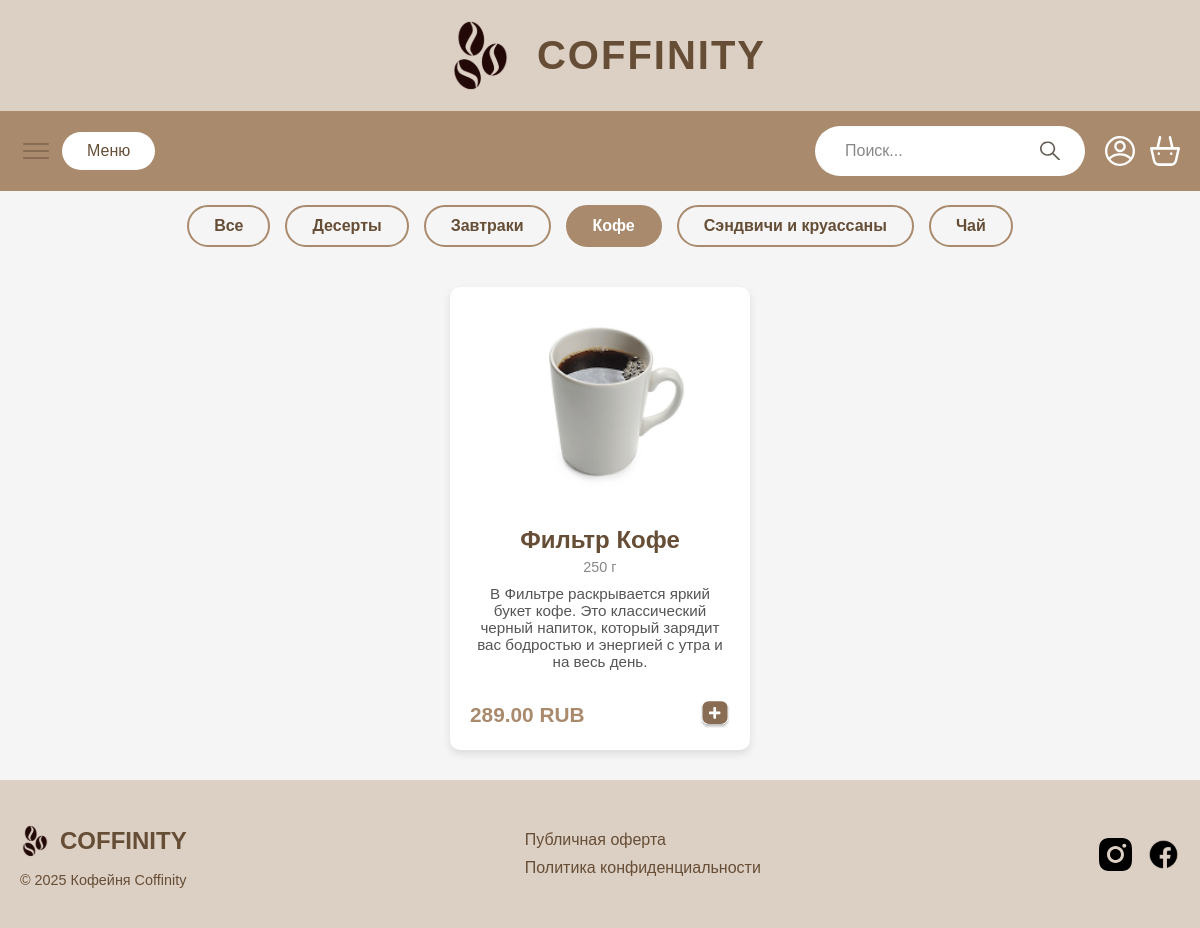
The page /catalog/?category=2 on the database its author committed.
### CoffeeHouse/models.py (models this page shows, shortened)
class CategoriesOfProducts(models.Model):
    category_name = models.CharField("Название категории", max_length=100)
    class Meta:
        verbose_name = "Категория товаров"
        verbose_name_plural = "Категории товаров"

class Products(models.Model):
    name = models.CharField("Название", max_length=100)
    price = models.DecimalField("Цена", max_digits=10, decimal_places=2)
    category = models.ForeignKey(
        CategoriesOfProducts,
        on_delete=models.CASCADE,
        verbose_name="Категория"
    )
    image = models.ImageField("Изображение", upload_to='products/', null=True, blank=True)
    description = models.TextField("Описание", null=True, blank=True)
    weight_volume = models.CharField("Вес/Объем", max_length=50, null=True, blank=True)
    class Meta:
        verbose_name = "Товар"
        verbose_name_plural = "Товары"

### CoffeeHouse/views.py (the view)
# urls.py: path('', root, name='main-catalog'),
def catalog(request):
    products = Products.objects.all().order_by('name')
    all_categories = CategoriesOfProducts.objects.all().order_by('category_name')
    selected_category_id = request.GET.get('category')
    if selected_category_id:
        try:
            selected_category = CategoriesOfProducts.objects.get(id=selected_category_id)
            products = products.filter(category=selected_category) # фильтруем продукты по выбранной категории
        except CategoriesOfProducts.DoesNotExist:
            pass
    search_query = request.GET.get('search')
    if search_query:
        products = products.filter(name__icontains=search_query)
    return render(request, 'catalog.html', {
        'products': products,
        'categories': all_categories,
        'selected_category_id': int(selected_category_id) if selected_category_id else None,
        'search_query': search_query,
    })

### CoffeeHouse/templates/catalog.html
{% extends 'base.html' %}
{% load static %}
{%block main%}
<main class="catalog-main">
    <div class="filters-container">
        <a href="{% url 'catalog' %}{% if search_query %}?search={{ search_query }}{% endif %}" class="filter-btn {% if not selected_category_id %}active{% endif %}">Все</a>
        {% for category in categories %}
            <a href="{% url 'catalog' %}?category={{ category.id }}{% if search_query %}&search={{ search_query }}{% endif %}"
               class="filter-btn {% if selected_category_id == category.id %}active{% endif %}">
                {{ category.category_name }}
            </a>
        {% endfor %}
    </div>
    <div class="products-grid">
        {% for product in products %}
        <div class="product-card">
            <a href="{% url 'product_detail' pk=product.pk %}" class="product-card-link-content">
                {% if product.image %}
                <img src="{{ product.image.url }}" alt="{{ product.name }}" class="product-image">
                {% else %}
                <img src="{% static 'CoffeeHouse/images/umolch.jpg' %}" alt="{{ product.name }}" class="product-image">
                {% endif %}
                <h3 class="product-name">{{ product.name }}</h3>
                <p class="product-weight-volume">{{ product.weight_volume }}</p>
                <p class="product-description">{{ product.description }}</p>
            </a>
            <div class="product-bottom">
                <span class="product-price">{{ product.price }} RUB</span>
                <button class="add-to-cart-btn">
                    <img src="{% static 'CoffeeHouse/images/dobavCor.svg' %}" alt="Добавить в корзину">
                </button>
            </div>
        </div>
        {% empty %}
        <p class="no-products-message">Товары по вашему запросу не найдены.</p>
        {% endfor %}
    </div>
</main>
{%endblock%}

### CoffeeHouse/static/CoffeeHouse/css/style.css (style rules this page uses)
* { margin: 0; padding: 0; box-sizing: border-box; }
body { font-family: Arial, sans-serif; background-color: #f5f5f5; min-height: 100vh; display: flex; flex-direction: column; padding-top: 155px; }
.menu-btn, .hero-menu-btn, .header-logo-link, .footer-logo-link, .footer-link, .filter-btn { text-decoration: none; }
.catalog-main { max-width: 1200px; margin: 30px auto; padding: 0 20px; }
.filters-container { display: flex; flex-wrap: wrap; gap: 15px; margin-top: 50px; margin-bottom: 40px; justify-content: center; }
.filter-btn { display: block; padding: 10px 25px; border: 2px solid rgba(169, 138, 109, 1); border-radius: 25px; background-color: transparent; color: rgba(102, 77, 54, 1); font-size: 1rem; font-weight: bold; transition: all 0.3s ease; white-space: nowrap; }
.filter-btn.active { background-color: rgba(169, 138, 109, 1); color: white; }
.products-grid { display: grid; grid-template-columns: repeat(auto-fit, minmax(280px, 1fr)); gap: 30px; justify-items: center; }
.product-card { background-color: white; border-radius: 10px; box-shadow: 0 4px 8px rgba(0, 0, 0, 0.1); overflow: hidden; display: flex; flex-direction: column; padding: 20px; text-align: center; max-width: 300px; }
.product-card-link-content { text-decoration: none; color: inherit; display: block; flex-grow: 1; padding-bottom: 15px; }
.product-image { width: 100%; height: 200px; object-fit: cover; border-radius: 5px; margin-bottom: 15px; }
.product-name { font-size: 1.5rem; color: #664d36; margin-bottom: 5px; }
.product-weight-volume { font-size: 0.9rem; color: #888; margin-bottom: 10px; }
.product-description { font-size: 0.95rem; color: #555; margin-bottom: 15px; flex-grow: 1; }
.product-bottom { display: flex; justify-content: space-between; align-items: center; margin-top: auto; }
.product-price { font-size: 1.3rem; font-weight: bold; color: #A98A6D; }
.add-to-cart-btn { background-color: transparent; border: none; cursor: pointer; padding: 0; line-height: 0; }
.add-to-cart-btn img { width: 30px; height: 30px; transition: transform 0.2s ease; }

### rows shown on the page
CategoriesOfProducts: category_name "Десерты"
CategoriesOfProducts: category_name "Завтраки"
CategoriesOfProducts: category_name "Кофе"
CategoriesOfProducts: category_name "Сэндвичи и круассаны"
CategoriesOfProducts: category_name "Чай"
Products: image (picture), name "Фильтр Кофе", weight_volume "250 г", description "В Фильтре раскрывается яркий букет кофе. Это классический черный напиток, который зарядит вас бодростью и энергией с утра и на весь день.", price "289.00"
